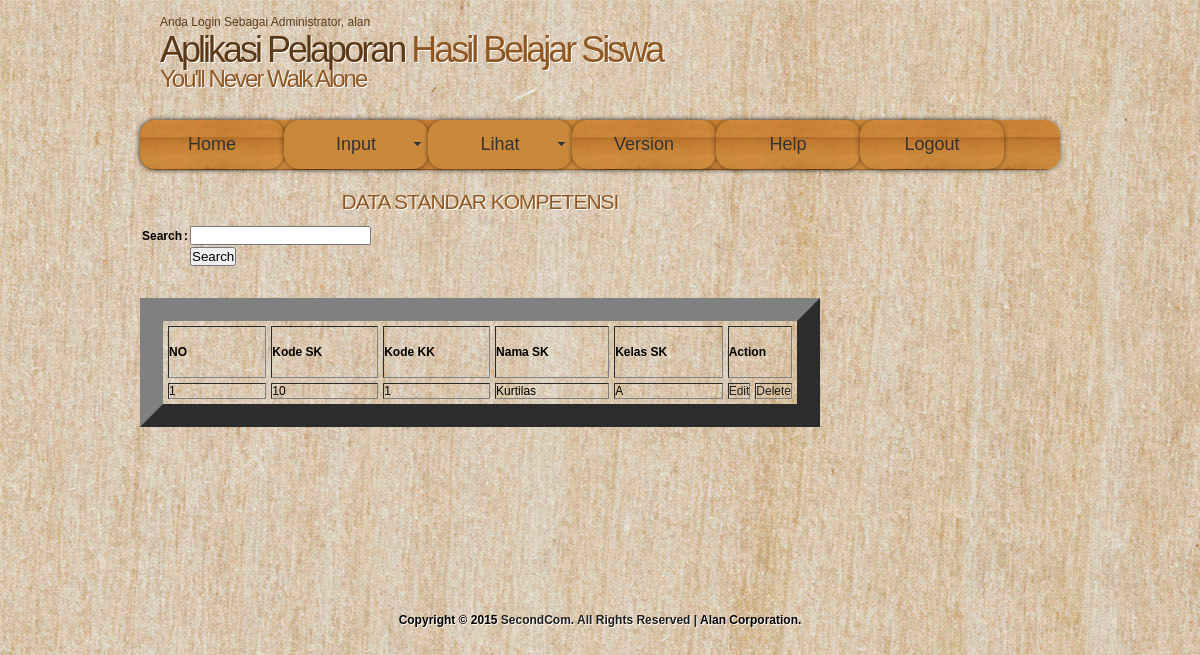
The app's page /ukAlan/admin/lihat_sk.php (signed in) with its own data.
### tables this page shows
CREATE TABLE IF NOT EXISTS `standar_kompetensi` (
  `Kode_sk` char(5) NOT NULL,
  `Kode_kk` char(5) NOT NULL,
  `Nama_sk` varchar(25) NOT NULL,
  `Kelas_sk` varchar(10) NOT NULL,
  PRIMARY KEY (`Kode_sk`)
);

### ukAlan/admin/lihat_sk.php (the view, shortened to what this page needs)
<?php
if(isset($_SESSION['username'])){
	$nama = $_SESSION['username'];
?>
<?php require_once('../Connections/koneksi.php'); ?>
<?php
$maxRows_sk = 10;
$pageNum_sk = 0;
$startRow_sk = $pageNum_sk * $maxRows_sk;
$query_sk = "SELECT * FROM standar_kompetensi";
$query_limit_sk = sprintf("%s LIMIT %d, %d", $query_sk, $startRow_sk, $maxRows_sk);
$sk = mysql_query($query_limit_sk, $koneksi) or die(mysql_error());
$row_sk = mysql_fetch_assoc($sk);
?>
<!DOCTYPE html PUBLIC "-//W3C//DTD XHTML 1.1//EN" "http://www.w3.org/TR/xhtml11/DTD/xhtml11.dtd">
<html xmlns="http://www.w3.org/1999/xhtml" xml:lang="en">
<head>
  <link rel="stylesheet" type="text/css" href="../css/style.css" />
<link href="../SpryAssets/SpryMenuBarHorizontal.css" rel="stylesheet" type="text/css" />
</head>
<body>
  <div id="main">
    <div id="header">
	  <div id="banner">
	    <div id="welcome">
        <span>Anda Login Sebagai Administrator, <?php echo $nama;?></span>
	      <h1><span>Aplikasi Pelaporan</span> Hasil Belajar Siswa</h1>
	    </div>
	    <div id="welcome_slogan">
	      <h1>You'll Never Walk Alone</h1>
	    </div>
	  </div>
    </div>
	<div id="menubar">
     <ul id="MenuBar1" class="MenuBarHorizontal">
<li class="current"><a href="index.php">Home</a></li>
<li><a class="MenuBarHorizontal" href="#">Input</a>
    </li>
         <li><a class="MenuBarItemSubmenu" href="#">Lihat</a>
    </li>
         <li><a href="version.php">Version</a></li>
          <li><a href="help.php">Help</a></li>
           <li><a onclick="return confirm('Apakah Anda Yakin Ingin Keluar Dari Sistem?')" href="../login/logout.php">Logout</a></li>
</ul>
</div>
</div>
	<div id="site_content">
	  <div class="sidebar_container">
      </div>
	  <div id="content">
        <div class="content_item">
        <h1><div align="center">DATA STANDAR KOMPETENSI</div></h1>
        <div align="left">
<form action="" method="post" enctype="multipart/form-data" name="form1">
<table width="200" border="0">
  <tr>
    <td width="47"><strong>Search</strong></td>
    <td width="10"><strong>:</strong></td>
    <td width="129">
      <label>
        <input type="text" name="search" id="search" />
      </label>
    </td>
  </tr>
  <tr>
    <td>&nbsp;</td>
    <td>&nbsp;</td>
    <td>
      <label>
        <input type="submit" name="search2" id="search2" value="Search" />
      </label>
    </td>
  </tr>
</table>
</form>
</div>
<p>&nbsp;</p>
        <div align="center"><table border="23" align="center" cellpadding="5" cellspacing="5">
          <tr>
            <td width="300px" height="50"><strong>NO</strong></td>
            <td width="300px" height="50"><strong>Kode SK</strong></td>
            <td width="300px" height="50"><strong>Kode KK</strong></td>
            <td width="300px" height="50"><strong>Nama SK</strong></td>
            <td width="300px" height="50"><strong>Kelas SK</strong></td>
            <td colspan="2"><strong>Action</strong></td>
          </tr>
          <?php
		  if ((isset($_POST['search2'])) && ($_POST['search'] != "")) {
					$search = $_POST['search'];
					$sql="SELECT * FROM standar_kompetensi WHERE Kode_sk='$search' OR Kode_kk='$search' OR Nama_sk='$search' OR Kelas_sk='$search' ;";
					$eksekusi_sql = mysql_query($sql,$koneksi) or die(mysql_error());
					$cari = mysql_fetch_assoc($eksekusi_sql);
			  $no = 1;
		  do { ?>
            <tr>
              <td><?php echo $no; ?></td>
              <td><?php echo $cari['Kode_sk']; ?></td>
              <td><?php echo $cari['Kode_kk']; ?></td>
              <td><?php echo $cari['Nama_sk']; ?></td>
              <td><?php echo $cari['Kelas_sk']; ?></td>
              <td><a href="edit_sk.php?Kode_sk=<?php echo $cari['Kode_sk']; ?>">Edit</a></td>
              <td><a onclick="return confirm('Apakah Anda Yakin Ingin Menghapus Data Ini?')" href="lihat_sk.php?Kode_sk=<?php echo $cari['Kode_sk']; ?>">Delete</a></td>
            </tr>
            <?php
			$no++;
			} while ($cari = mysql_fetch_assoc($eksekusi_sql));
			}else{
			  $no = 1;
		  do { ?>
            <tr>
              <td><?php echo $no; ?></td>
              <td><?php echo $row_sk['Kode_sk']; ?></td>
              <td><?php echo $row_sk['Kode_kk']; ?></td>
              <td><?php echo $row_sk['Nama_sk']; ?></td>
              <td><?php echo $row_sk['Kelas_sk']; ?></td>
              <td><a href="edit_sk.php?Kode_sk=<?php echo $row_sk['Kode_sk']; ?>">Edit</a></td>
              <td><a onclick="return confirm('Apakah Anda Yakin Ingin Menghapus Data Ini?')" href="lihat_sk.php?Kode_sk=<?php echo $row_sk['Kode_sk']; ?>">Delete</a></td>
            </tr>
            <?php
			$no++;
			} while ($row_sk = mysql_fetch_assoc($sk)); }?>
            </div>
		  </div>
		    </div>
		  </div>
	  <br style="clear:both"/>
  <div id="footer"><br /><br /><br /><br /><br /><br /><br /><br />
  Copyright © 2015 <a href="http://www.second.com">SecondCom. All Rights Reserved | </a> Alan Corporation.
  </div>
</body>
</html>
<?php
}
?>

### ukAlan/css/style.css (style rules this page uses)
html { height: 100%; }
* { margin: 0; padding: 0; }
body { background: transparent url(../images/pattern.jpg) repeat; color: #000; font-family: Arial, Helvetica, sans-serif; font-size: 12px; font-style: normal; font-weight: normal; font-variant: normal; }
p { padding: 0 0 10px 0; line-height: 1.7em; font-size: 100% }
h1, h2, h3, h4, h5, h6 { font: normal 175% Arial, Helvetica, sans-serif; color: #8F5823; text-shadow: 1px 1px #fff; letter-spacing: -1px; margin: 0 0 10px 0; }
span { color: #5C3A18; }
a, a:hover { color: #1D1D1D; background: transparent; outline: none; text-decoration: none; }
ul { margin: 2px 0 22px 30px; line-height: 1.7em; font-style: normal; font-size: 100%; }
#main, #header, #banner, #menubar, #site_content, #footer, #content_grey { margin-left: auto; margin-right: auto; }
#main { background: transparent; }
#header { width: 920px; height: 120px; background: transparent; }
#banner { width: 920px; position: relative; height: 50px; padding: 15px 0 0 0; background: transparent; }
#menubar { width: 920px; height: 50px; text-align: center; margin: 0 auto; background: transparent url(../images/menu_pattern.jpg) repeat; border-radius: 15px 15px 15px 15px; -moz-border-radius: 15px 15px 15px 15px; -webkit-border: 15px 15px 15px 15px; -webkit-box-shadow: rgba(0, 0, 0, 0.5) 0px 0px 5px; -moz-box-shadow: rgba(0, 0, 0, 0.5) 0px 0px 5px; box-shadow: rgba(0, 0, 0, 0.5) 0px 0px 5px; font-size: 18px; }
#welcome { width: 880px; float: left; height: 50px; margin: 0 auto; padding-left: 20px; background: transparent; }
#welcome_slogan { width: 880px; float: left; height: 50px; margin: 0 auto; padding-left: 20px; background: transparent; }
#welcome H1 { font: normal 300% Arial, Helvetica, sans-serif; letter-spacing: -3px; text-shadow: 1px 1px #FFF; color: #8F5823; }
#welcome_slogan H1 { font: normal 200% Arial, Helvetica, sans-serif; letter-spacing: -2px; text-shadow: 1px 1px #FFF; color: #8F5823; }
#site_content { width: 920px; overflow: hidden; margin: 0 auto; }
.sidebar_container { float: right; margin: 10px 0 0 20px; width: 215px; padding: 0; }
#content { width: 680px; margin-bottom: 20px; float: left; }
.content_item { width: 680px; margin-top: 20px; margin-bottom: 20px; }
#footer { width: 920px; height: 20px; font-weight: bold; padding-top: 20px; text-align: center; background: transparent; text-shadow: 1px 1px #fff; }
#footer a, #footer a:hover { text-decoration: none; padding-bottom: 20px; }
#footer a, #footer a:hover { text-decoration: none; }

### ukAlan/SpryAssets/SpryMenuBarHorizontal.css (style rules this page uses)
ul.MenuBarHorizontal { margin: 0; padding: 0; list-style-type: none; font-size: 100%; cursor: default; width: auto; }
ul.MenuBarHorizontal li { margin: 0; padding: 0; list-style-type: none; font-size: 100%; position: relative; text-align: left; cursor: pointer; width: 8em; float: left; }
ul.MenuBarHorizontal a { text-align: center; margin: 0 auto; background: transparent url(../images/menu_pattern.jpg) repeat; border-radius: 15px 15px 15px 15px; -moz-border-radius: 15px 15px 15px 15px; -webkit-border: 15px 15px 15px 15px; -webkit-box-shadow: rgba(0, 0, 0, 0.5) 0px 0px 5px; -moz-box-shadow: rgba(0, 0, 0, 0.5) 0px 0px 5px; box-shadow: rgba(0, 0, 0, 0.5) 0px 0px 5px; font-size: 18px; display: block; cursor: pointer; background-color: #CA883A; padding: 0.5em 0.75em; color: #333; text-decoration: none; }
ul.MenuBarHorizontal a.MenuBarItemSubmenu { background-image: url(SpryMenuBarDown.gif); background-repeat: no-repeat; background-position: 95% 50%; }

### records on screen
standar_kompetensi: Kode_sk "10", Kode_kk "1", Nama_sk "Kurtilas", Kelas_sk "A"

### other values on screen
$nama "alan"
